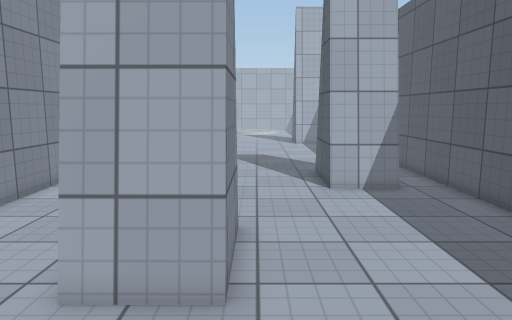
View 1 (above)

15 first-person views from a walk through a Unity game level. The camera is 1.5 m above the floor, tilts 8° down and sees 70° across. The floor is counted in squares, 0.5 m on a side. Each view is taken from the middle of a square. On the plan, view 1 faces up. The plan holds only what a view shows up to about 20 squares ahead; the rest is blank. The place goes on beyond the plan. Surface patterns are stand-ins for the level's own textures.

View 2
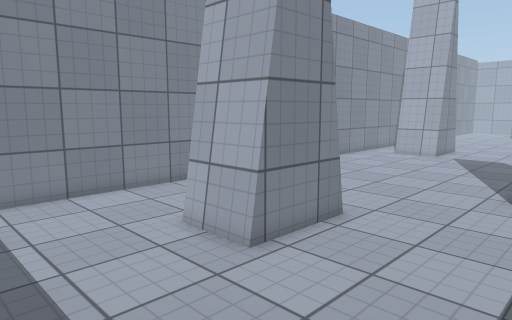

View 3
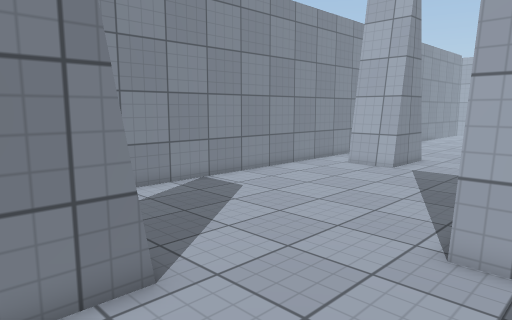

View 4
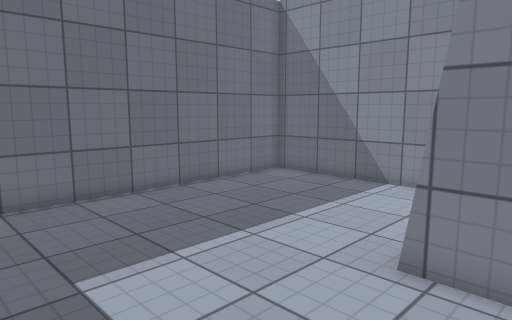

View 5
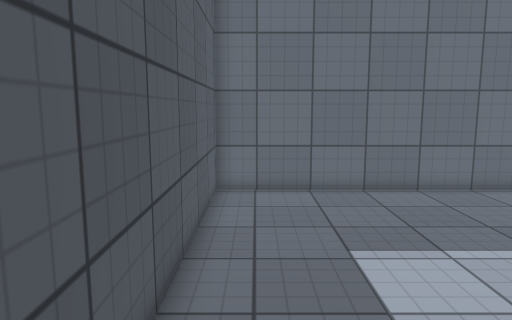

View 6
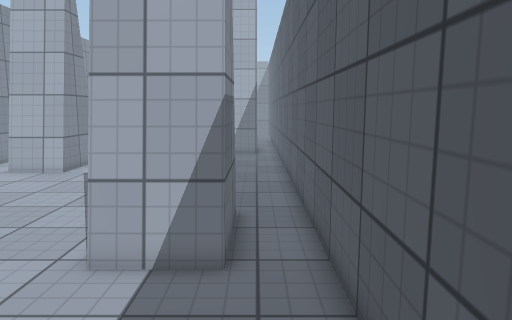

View 7
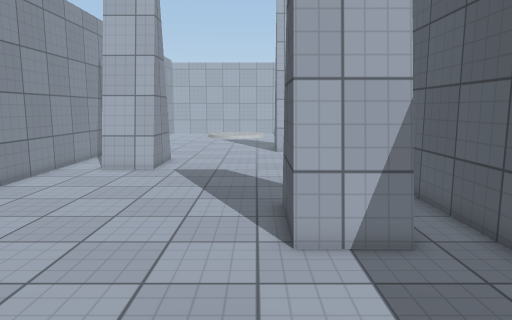

View 8
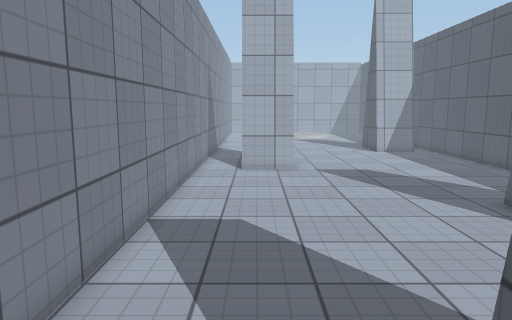

View 9
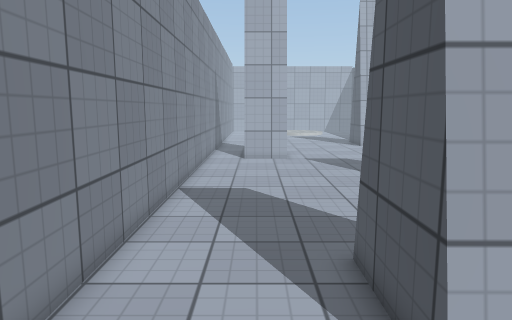

View 10
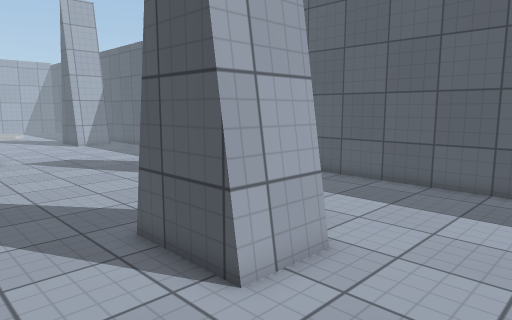

View 11
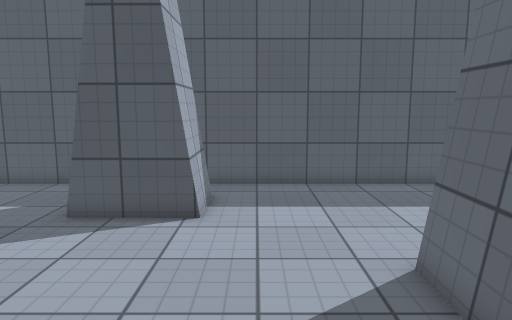

View 12
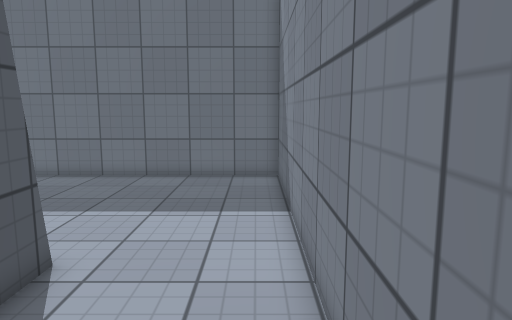

View 13
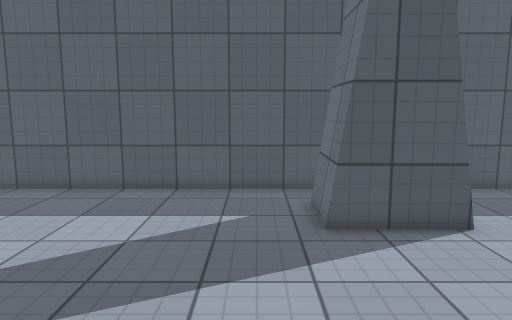

View 14
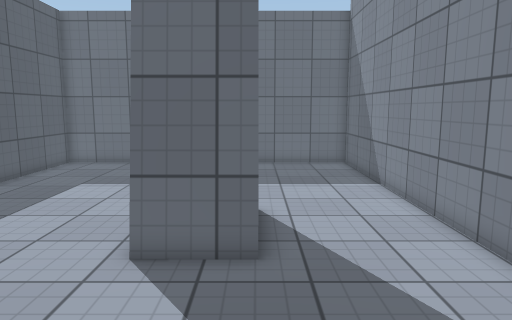

View 15
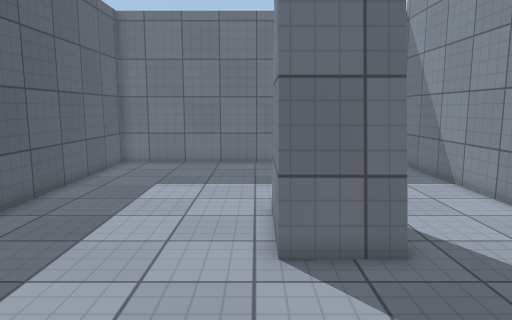

### Floor plan
Points are (right, up) in squares from view 1. A wall is a line through its corners. A room is listed if a view was taken in it or the views show most of it. See-through windows are left out.
Room 1 (views 1, 2, 3, 4, 5, 6, 7, 8, 9, 10, 11, 12, 13, 14, 15)
walls: (-0.5, 8.6) (-0.5, 5.8) (-3.1, 5.8) (-3, 8.6) (-0.5, 8.6); (-3, 8.9) (-0.5, 8.8); (-0.5, 5.6) (-3.1, 5.6); (5.4, 13.8) (2.8, 13.8); (2.8, 16.8) (5.4, 16.8); (5.4, 17.2) (5.4, 14) (2.8, 14) (2.8, 17.2); (-3, 24.2) (-5.8, 24.2); (-3, 24.5) (-5.8, 24.5); (-3.1, 26.6) (-3.1, 24); (-8, 26.2) (-8, -4.4) (7.5, -4.4) (7.5, 26.5)
low walls: (-0.4, 5.3) (-3.1, 5.4); (2.8, 17) (5.4, 17); (2.8, 17.2) (5.4, 17.2)

Positions as (right, up) in squares from view 1, and headings:
1: (0, 0), facing up
2: (5, 0), facing up-left
3: (5, 6), facing up-left
4: (6, 8), facing down-left
5: (6, 9), facing down
6: (6, 7), facing up
7: (2, 6), facing up
8: (-5, 6), facing up
9: (-5, 2), facing up
10: (-7, 1), facing up-right
11: (-7, 12), facing right
12: (-7, 12), facing down
13: (-6, 19), facing right
14: (-3, 16), facing down
15: (0, 16), facing down
